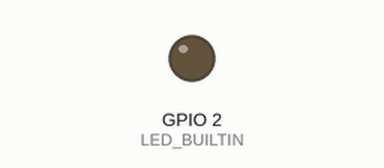
Recording of a program running on a simulated ESP8266 (NodeMCU). On the bench: output pins drawn as LEDs (lit = HIGH, except the on-board LED, lit = LOW). WiFi joins after 1.5 s; servers stay silent unless stated; the local clock reads 2024-03-15 10:24:30 at power-on unless the program sets it; what the program prints to the serial monitor is not drawn.

Above: at 0.1 s.
At 1.6 s:
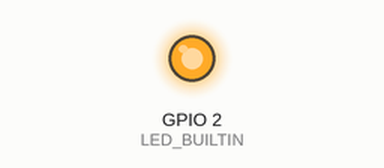
Timing chart, 0 to 3.1 s (numbered marks = the images above):
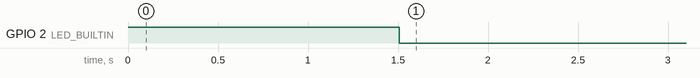

The program:

main.cpp
```cpp
#include <Arduino.h>

#include <string.h>
#include <stdbool.h>
#include <time.h>
#include <cstdlib>

#include "wifi_configs.h"
#include "network.h"
#include "iot_configs.h"
#include "provision.h"
#include "hub_connect.h"
#include "sensors.h"

void setup()
{
  char* iotHubHost;
  char* clientId;

  Serial.begin(115200);
  pinMode(LED_BUILTIN, OUTPUT);
  digitalWrite(LED_BUILTIN, HIGH);
  establishConnection();
  initializeSensors();
  provisionDevice(iotHubHost, clientId);
  connectIoTHub(iotHubHost,clientId);
  digitalWrite(LED_BUILTIN, LOW);
}

void loop()
{
  sendTelemetryLoop();
  delay(500);
}
```

hub_connect.h
```cpp
void connectIoTHub(char *iotHubHost, char *clientId);
void sendTelemetryLoop();
```

network.h
```cpp
#include <WiFiClientSecure.h>
#include <PubSubClient.h>

WiFiClientSecure initializeWiFiSecureClient();

void establishConnection();

PubSubClient getMqttClient();
```

provision.h
```cpp
char* provisionDevice(char* &iotHubHost, char* &clientId);
```

sensors.h
```cpp
struct SensorRead{
  float temperature;
  float humidity;
  int light;
};

void initializeSensors();

SensorRead getSensorData();
```

network.cpp
```cpp
#include <Arduino.h>
#include <time.h>
#include <ESP8266WiFi.h>
#include <WiFiClientSecure.h>
#include <PubSubClient.h>

#include "wifi_configs.h"
#include "ca.h"

#define NTP_SERVERS "pool.ntp.org", "time.nist.gov"

const char *ssid = IOT_CONFIG_WIFI_SSID;
const char *password = IOT_CONFIG_WIFI_PASSWORD;

void connectToWiFi()
{
  Serial.begin(115200);
  Serial.println();
  Serial.print("Connecting to WIFI SSID ");
  Serial.println(ssid);

  WiFi.mode(WIFI_STA);
  WiFi.begin(ssid, password);
  while (WiFi.status() != WL_CONNECTED)
  {
    delay(500);
    Serial.print(".");
  }

  Serial.print("WiFi connected, IP address: ");
  Serial.println(WiFi.localIP());
}

void initializeTime()
{
  Serial.print("Setting time using SNTP");

  configTime(-3 * 3600, 0, NTP_SERVERS);
  time_t now = time(NULL);
  while (now < 1510592825)
  {
    delay(500);
    Serial.print(".");
    now = time(nullptr);
  }
  Serial.println("done!");
}

char *getCurrentLocalTimeString()
{
  time_t now = time(NULL);
  return ctime(&now);
}

void printCurrentTime()
{
  Serial.print("Current time: ");
  Serial.print(getCurrentLocalTimeString());
}

WiFiClientSecure initializeWiFiSecureClient()
{
  Serial.print("Configure WiFi Secure: ");
  WiFiClientSecure wifi_client;
  if (!wifi_client.setCACert((const uint8_t *)ca_pem, ca_pem_len))
  {
    Serial.println("setCACert() FAILED");
  }
  return wifi_client;
}

void establishConnection()
{
  connectToWiFi();
  initializeTime();
  printCurrentTime();
}
```

sensors.cpp
```cpp
#include <Arduino.h>

#include <Adafruit_Sensor.h>
#include <DHT.h>

#include "sensors.h"

//DHT 11 sensor configuration
#define DHTPIN 12
#define DHTTYPE DHT11
DHT dht(DHTPIN, DHTTYPE);

void initializeSensors(){
     dht.begin();
}

SensorRead getSensorData(){
  static SensorRead lastRead;

  float newValue = dht.readTemperature();
  if (!isnan(newValue))
  {
    lastRead.temperature = newValue;
  }

  newValue = dht.readHumidity();
  if (!isnan(newValue))
  {
    lastRead.humidity = newValue;
  }
  lastRead.light = analogRead(A0);

  return lastRead;
}
```

iot_configs.h
```cpp
// (licence header left out)
// Azure IoT
#define IOT_CONFIG_PROVISIONING_SERVER "global.azure-devices-provisioning.net"
#define IOT_CONFIG_GLOBAL_ENDPOINT "ssl://global.azure-devices-provisioning.net:8883"
#define IOT_CONFIG_IDSCOPE "<scope id>"
#define IOT_CONFIG_DEVICE_ID "<device id>"
#define IOT_CONFIG_DEVICE_KEY "<device key>"

// Publish 1 message every 2 seconds
#define TELEMETRY_FREQUENCY_MILLISECS 2000
```

wifi_configs.h
```cpp
// Wifi Configuration
#define IOT_CONFIG_WIFI_SSID "<SSID>"
#define IOT_CONFIG_WIFI_PASSWORD "<password>"
```

Source omitted: ca.h (data table, 7845 bytes)
